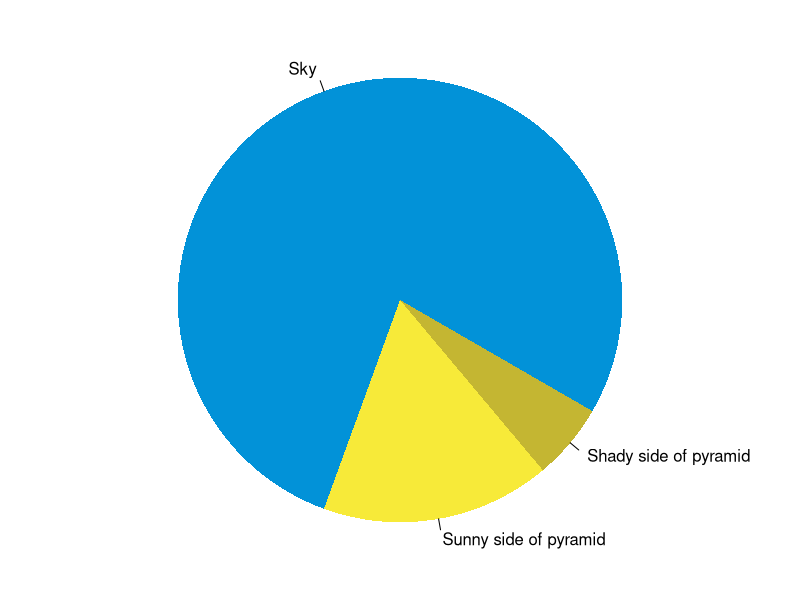

The R script that drew this image:
## ---- chunk 1
knitr::opts_chunk$set(collapse = TRUE)
## ---- chunk 2
summary(cars)
fit <- lm(dist ~ speed, data = cars)
fit
## ---- chunk 3
par(mar = c(0, 1, 0, 1))
pie(
  c(280, 60, 20),
  c('Sky', 'Sunny side of pyramid', 'Shady side of pyramid'),
  col = c('#0292D8', '#F7EA39', '#C4B632'),
  init.angle = -30, border = NA
)
